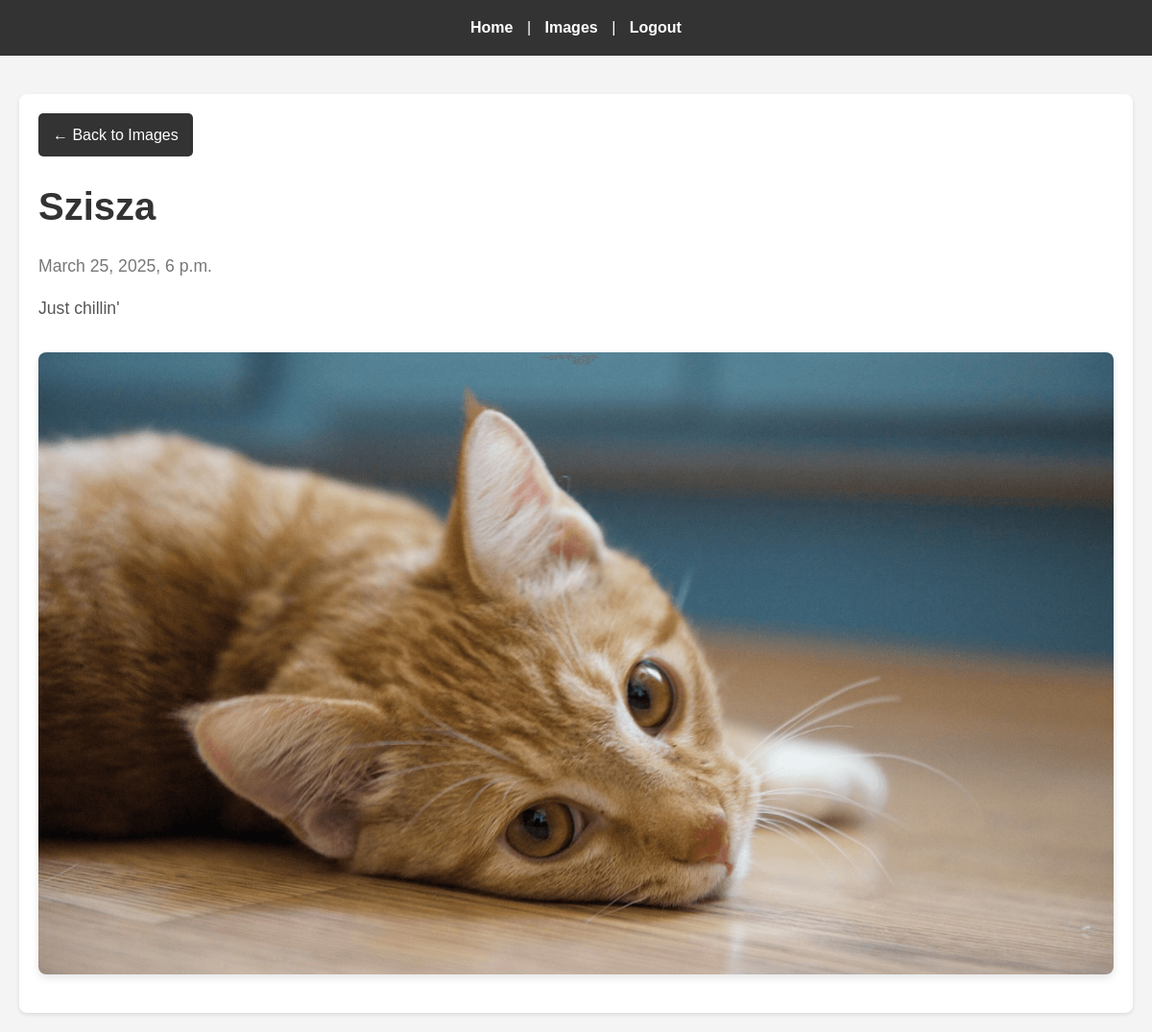
Page /images/chilling-cat (signed in) on the committed database.
### images/models.py (models this page shows, shortened)
class Image(models.Model):
    title = models.CharField(max_length=48)
    body = models.TextField()
    slug = models.SlugField(max_length=48)
    date = models.DateTimeField(auto_now_add=True)
    banner = models.ImageField(default='fallback.png', blank=True)

### images/views.py (the view)
# urls.py: path('<slug:slug>', views.image_page, name="page"),
@login_required
def image_page(request, slug):
    image = Image.objects.get(slug=slug)
    return render(request,  'images/image_page.html', {'image': image})

### images/templates/images/image_page.html (shortened to what this page needs)
{% extends 'layout.html' %}
{% block content %}
    <section class="image-page">
        <a href="{% url 'images:list' %}" class="back-button">
            &larr; Back to Images
        </a>
        <h1 class="image-title">{{ image.title }}</h1>
        <p class="image-date">{{ image.date }}</p>
        <p class="image-body">{{ image.body }}</p>
        <img
            class="banner"
            src="{{ image.banner.url }}"
            alt="{{ image.title }}"
        />
    </section>
{% endblock %}

### static/css/style.css (style rules this page uses)
* { margin: 0; padding: 0; box-sizing: border-box; }
body { font-family: 'Arial', sans-serif; line-height: 1.6; background-color: #f4f4f4; color: #333; }
section { background-color: #fff; padding: 20px; border-radius: 8px; box-shadow: 0 2px 4px rgba(0, 0, 0, 0.1); }
h1 { font-size: 2.5rem; margin-bottom: 1rem; color: #333; }
p { font-size: 1.1rem; margin-bottom: 1rem; color: #555; }
.banner { max-width: 100%; height: auto; display: block; margin: 20px auto; border-radius: 8px; box-shadow: 0 4px 8px rgba(0, 0, 0, 0.1); }
.image-page { padding: 20px; }
.image-title { font-size: 2.5rem; margin-bottom: 1rem; color: #333; }
.image-date { font-size: 1.1rem; color: #777; margin-bottom: 1rem; }
.image-body { font-size: 1.1rem; color: #555; line-height: 1.6; margin-bottom: 2rem; }
.image-page .banner { width: 100%; height: auto; border-radius: 8px; box-shadow: 0 4px 8px rgba(0, 0, 0, 0.1); }
.back-button { display: inline-block; background-color: #333; color: #fff; padding: 10px 15px; border-radius: 5px; text-decoration: none; margin-bottom: 20px; transition: background-color 0.3s ease; }

### rows in the picture
Image: title "Szisza", date "March 25, 2025, 6 p.m.", body "Just chillin'", banner (picture)
